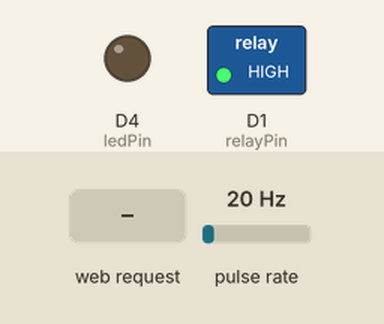
This sketch was run on a simulated ESP8266 (Wemos D1 mini). Shown: switched loads named in the sketch (green lamp = pin HIGH), output pins drawn as LEDs (lit = HIGH). Wiring (inferred from the names in the program): pulse sensor: data D2. Inputs (shaded band) come from the test bench; at power-on: pulse rate 20 Hz. WiFi joins after 1.5 s; servers stay silent unless stated; what the sketch prints to the serial monitor is not drawn.

Above: at 2.7 s.
2.8 s: HTTP request GET /control?state=1 received
At 3.1 s:
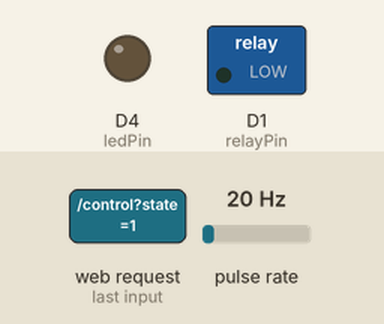
5.1 s: HTTP request GET /control?state=2 received
At 7.5 s:
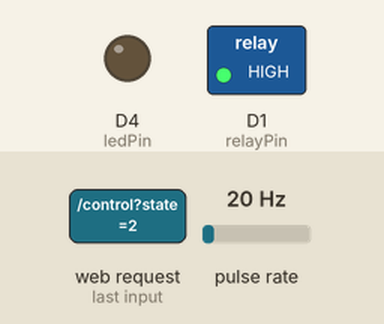
8.1 s: HTTP request GET /control?state=3 received
At 9.5 s:
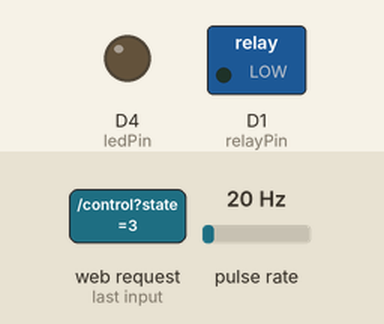
Timing chart, 0 to 13.9 s (numbered marks = the images above; inputs shaded):
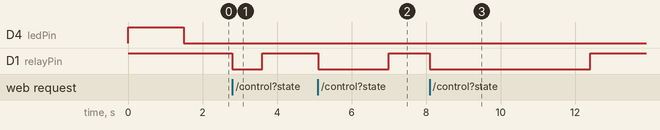

The sketch:

LlenadoBotellasWemos.ino
```cpp
#define flowSensorPin D2 // Cambiar al pin conectado al sensor de flujo
#define relayPin D1 // Cambiar al pin conectado al relevador
#include <ESP8266WiFi.h>
#include <ESP8266WebServer.h>

const int ledPin = LED_BUILTIN; // Usar el LED integrado

const char* ssid = "Tostatronic"; // Reemplaza con el nombre de tu red WiFi
const char* password = "Jorge19951$"; // Reemplaza con la contraseña de tu red WiFi

ESP8266WebServer server(80); // El servidor web escuchará en el puerto 80

volatile long NumPulsos; //variable para la cantidad de pulsos recibidos

void ICACHE_RAM_ATTR ContarPulsos ()
{
  NumPulsos++;  //incrementamos la variable de pulsos
}

void setup() {
  Serial.begin(9600);
  pinMode(flowSensorPin, INPUT);
  pinMode(relayPin, OUTPUT);
  digitalWrite(relayPin, HIGH); // Desactivar relevador (LOW LEVEL TRIGGER)
  pinMode(ledPin, OUTPUT); // Inicializa el pin del LED como salida
  digitalWrite(ledPin, HIGH); // Asegúrate de que el LED está apagado al inicio

  attachInterrupt(digitalPinToInterrupt(flowSensorPin), ContarPulsos, RISING);
  interrupts();    //Habilitamos las interrupciones
  NumPulsos=0;

  WiFi.begin(ssid, password);

  unsigned long startTime = millis();
  while (WiFi.status() != WL_CONNECTED) {
    delay(500);
    Serial.print(".");
    if (millis() - startTime > 10000) { // Si pasan más de 10 segundos
      blinkLed(); // Comenzar a parpadear el LED como señal de error
      return; // Sale de setup para no continuar intentando conectar o iniciar el servidor
    }
  }

  // Si la conexión fue exitosa, enciende el LED integrado
  Serial.println("");
  Serial.print("Conectado a ");
  Serial.println(ssid);
  Serial.print("Dirección IP: ");
  Serial.println(WiFi.localIP());
  digitalWrite(ledPin, LOW); // Enciende el LED integrado

  // Configura el servidor web
  setupServer();
}

void loop() {
  server.handleClient(); // Maneja las peticiones al servidor web
}

void dispenseLiquid(char liquid) {
  int targetPulses = 0;
  switch (liquid) {
    case '1': targetPulses = calculatePulses(60);  break;
    case '2': targetPulses = calculatePulses(120); break;
    case '3': targetPulses = calculatePulses(250); break;
    case '4': targetPulses = calculatePulses(500); break;
    case '5': targetPulses = calculatePulses(1000); break;
    case '6': digitalWrite(relayPin, HIGH); return; // Paro de emergencia
  }

  targetPulses-=6;
  digitalWrite(relayPin, LOW); // Activar relevador
  NumPulsos = 0;
  while(NumPulsos < targetPulses) {
    // Esperar a que se alcance el número objetivo de pulsos
    Serial.print("ML Surtidos: ");
    Serial.println(NumPulsos/0.368);
    delay(100);
  }
  Serial.print("Terminado");
  digitalWrite(relayPin, HIGH); // Desactivar relevador
}


int calculatePulses(int ml) {
  // Aquí deberás insertar la fórmula basada en tu calibración específica entre ml y pulsos.
  // Esta es una fórmula de ejemplo y deberás ajustarla según tus mediciones.
  // Por ejemplo, si tu sensor emite 450 pulsos por litro, entonces por cada ml serían 0.45 pulsos.
  // Asegúrate de calibrar tu sensor para obtener esta relación.
  return ml * 0.368;
}

void setupServer() {
  // Configura las rutas del servidor web
  server.on("/control", HTTP_GET, []() {
    if (server.hasArg("state")) {
      String state = server.arg("state");
      if (state == "1") {
        dispenseLiquid('1');
        server.send(200, "text/plain", "Botella de 60ml Dispensada");
      } else if (state == "2") {
        dispenseLiquid('2');
        server.send(200, "text/plain", "Botella de 120ml Dispensada");
      }else if (state == "3") {
        dispenseLiquid('3');
        server.send(200, "text/plain", "Botella de 250ml Dispensada");
      }else if (state == "4") {
        dispenseLiquid('4');
        server.send(200, "text/plain", "Botella de 500ml Dispensada");
      }else if (state == "5") {
        dispenseLiquid('5');
        server.send(200, "text/plain", "Botella de 1L Dispensada");
      }
      else
        server.send(400, "text/plain", "Argumento Erroneo");
    } else {
      server.send(400, "text/plain", "Argumento faltante: state");
    }
  });

  server.begin();
  Serial.println("Servidor HTTP iniciado");
}

void blinkLed() {
  // Función para parpadear el LED cada segundo
  while(true) {
    digitalWrite(ledPin, HIGH);
    delay(1000);
    digitalWrite(ledPin, LOW);
    delay(1000);
  }
}
```

Measured:
- after the input at 2.8 s, D1 (relayPin): HIGH → LOW at once, → HIGH 0.80 s later
- after the input at 5.1 s, D1 (relayPin): HIGH → LOW at once, → HIGH 1.9 s later
- after the input at 8.1 s, D1 (relayPin): HIGH → LOW at once, → HIGH 4.3 s later
